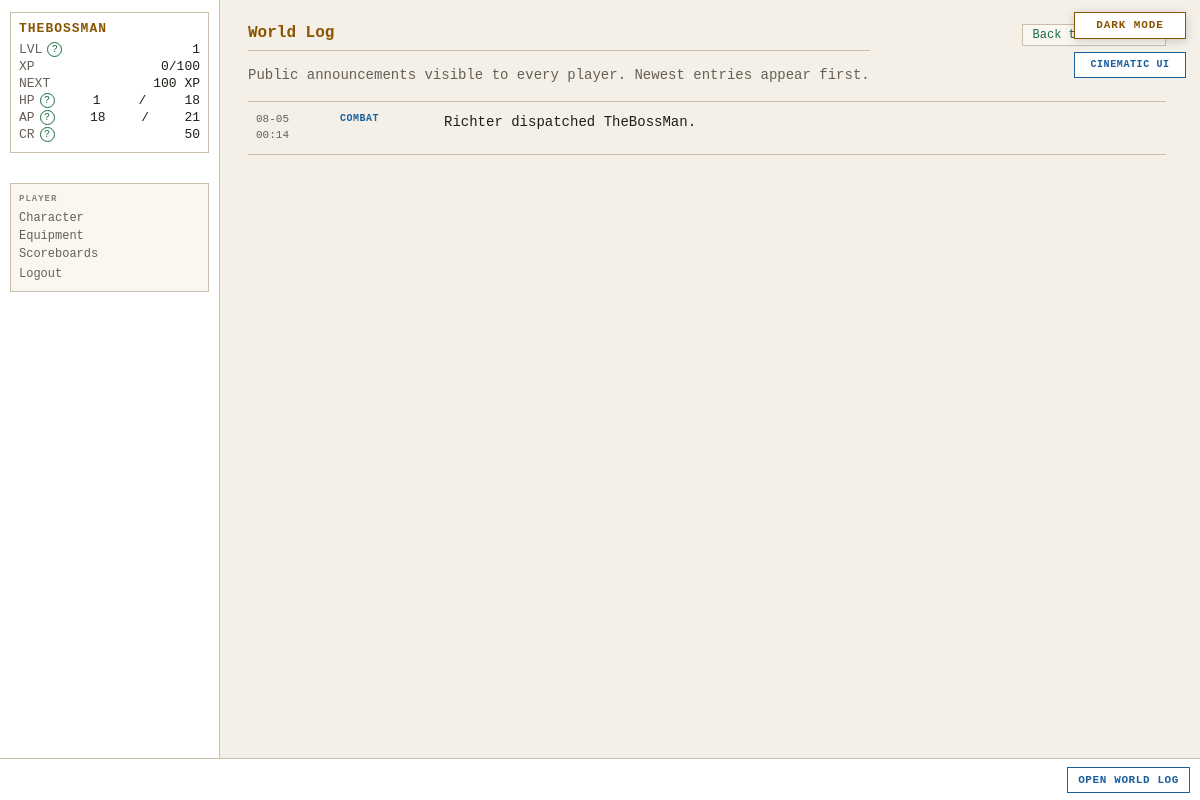
Before: /feed/global (signed in) with the older database file.
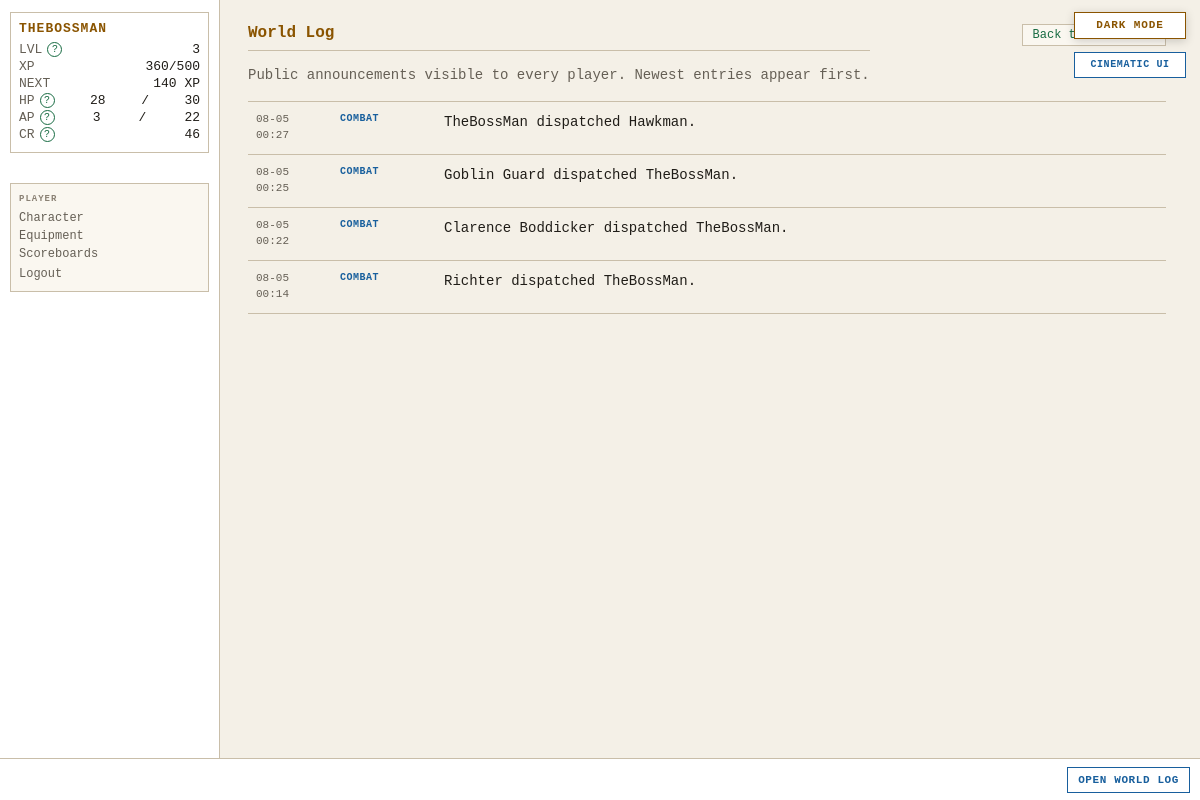
After: the same page with the newer database file.
### tables this page shows
CREATE TABLE players (
    id                  INTEGER PRIMARY KEY AUTOINCREMENT,
    username            TEXT    UNIQUE NOT NULL,
    password_hash       TEXT    NOT NULL,
    email               TEXT    UNIQUE NOT NULL,
    character_name      TEXT    NOT NULL,
    sex                 TEXT    NOT NULL,
    class_id            INTEGER REFERENCES classes(id),
    str_stat            INTEGER NOT NULL DEFAULT 1,
    end_stat            INTEGER NOT NULL DEFAULT 1,
    agi_stat            INTEGER NOT NULL DEFAULT 1,
    lck_stat            INTEGER NOT NULL DEFAULT 1,
    per_stat            INTEGER NOT NULL DEFAULT 1,
    level               INTEGER NOT NULL DEFAULT 1,
    xp                  INTEGER NOT NULL DEFAULT 0,
    current_hp          INTEGER NOT NULL,
    current_ap          INTEGER NOT NULL,
    credits             INTEGER NOT NULL DEFAULT 25,
    equipped_weapon_id  INTEGER REFERENCES inventory_items(id),
    equipped_armor_id   INTEGER REFERENCES inventory_items(id),
    equipped_special_id INTEGER REFERENCES inventory_items(id),
    in_combat           INTEGER NOT NULL DEFAULT 0,
    pending_levelup     INTEGER NOT NULL DEFAULT 0,
    combat_preference   TEXT    NOT NULL DEFAULT "Balanced",
    is_banned           INTEGER NOT NULL DEFAULT 0,
    retired_at          TEXT,
    last_login_at       TEXT,
    created_at          TEXT    NOT NULL DEFAULT (datetime('now'))
);

CREATE TABLE daily_feed (
    id                INTEGER PRIMARY KEY AUTOINCREMENT,
    feed_scope        TEXT    NOT NULL,
    player_id         INTEGER REFERENCES players(id),
    flavor_text       TEXT    NOT NULL,
    event_category    TEXT    NOT NULL,
    combat_session_id INTEGER REFERENCES combat_sessions(id),
    occurred_at       TEXT    NOT NULL DEFAULT (datetime('now'))
);

### routes/feeds.py (the view)
@bp.route("/feed/global")
def global_log():
    rows = execute(
        """SELECT id,flavor_text,event_category,occurred_at,combat_session_id
           FROM daily_feed WHERE feed_scope='GLOBAL'
           ORDER BY datetime(occurred_at) DESC,id DESC LIMIT 500"""
    )
    return render_template("feeds/global_log.html", entries=rows)

### app.py (called while the page is built)
def _context_processor() -> dict:
    settings = get_all_settings()
    player = g.get("player")
    if not player:
        return {"settings": settings}
    return {"player": player, "settings": settings}

def _check_auth():
    if request.endpoint in _AUTH_EXEMPT:
        return None
    if not session.get("player_id"):
        return redirect(url_for("auth.login"))
    return None

def _load_player():
    player_id = session.get("player_id")
    if not player_id:
        return None
    player = get_player(player_id)
    if player is None:
        session.clear()
        return redirect(url_for("auth.login"))
    g.player = player
    return None

def _set_blackout_flag():
    settings = get_all_settings()
    blackout_mins = settings.get("MIDNIGHT_BLACKOUT_MINUTES", cfg.MIDNIGHT_BLACKOUT_MINUTES)
    now = datetime.now(timezone.utc)
    minutes_to_midnight = (24 * 60) - (now.hour * 60 + now.minute)
    g.blackout = (minutes_to_midnight <= blackout_mins)

### database.py (called while the page is built)
def dict_factory(cursor: sqlite3.Cursor, row: tuple) -> dict:
    return {col[0]: val for col, val in zip(cursor.description, row)}

### templates/feeds/global_log.html (shortened to what this page needs)
{% extends "base.html" %}
{% block content %}
<main class="world-log-page">
    <header class="world-log-header">
        <div>
            <h1 class="page-title">World Log</h1>
            <p class="sheet-subtitle">Public announcements visible to every player. Newest entries appear first.</p>
        </div>
        <a class="btn-small" href="{{ url_for('dashboard.index') }}">Back to Dashboard</a>
    </header>
    <section class="world-log-list" aria-label="Global announcement history">
        {% for entry in entries %}
        <article class="world-log-entry">
            <time class="world-log-time" datetime="{{ entry.occurred_at }}">{{ entry.occurred_at[5:10] }}<br>{{ entry.occurred_at[11:16] }}</time>
            <span class="world-log-category">{{ entry.event_category or 'WORLD' }}</span>
            <span class="world-log-text">{{ entry.flavor_text }}</span>
        </article>
        {% else %}
        <p class="active-effects-empty">No world announcements have been recorded yet.</p>
        {% endfor %}
    </section>
</main>
{% endblock %}

### templates/base.html (shortened to what this page needs)
<!DOCTYPE html>
<html lang="en">
<head>
<link rel="stylesheet" href="{{ url_for('static', filename='style.css') }}">
</head>
<body class="{{ 'authenticated' if player else 'auth-page' }} {% block body_class %}{% endblock %}">
{% if settings.get('ALLOW_PLAYER_COLOR_OVERRIDE', true) %}<button id="theme-toggle" type="button" aria-label="Switch color theme" aria-pressed="false">
</button>{% endif %}
{% if settings.get('ALLOW_PLAYER_INTERFACE_OVERRIDE', true) %}
<button id="interface-toggle" type="button" aria-label="Switch interface style" aria-pressed="false">
</button>
{% endif %}
{% if player %}
<div id="left-col">
    <div id="status-block">
        <div class="status-name">{{ player.character_name }}</div>
        <div class="status-line">
            <span class="label">LVL</span>
            <span id="status-level">{{ player.level }}</span>
        </div>
        <div class="status-line">
            <span class="label">XP</span>
            <span><span id="status-xp">{{ player.xp }}</span><span id="status-xp-threshold">{% if player.get('next_level_xp') is not none %}/{{ player.get('next_level_xp') }}{% endif %}</span></span>
        </div>
        <div class="status-line" title="Experience still needed to reach level {{ player.level + 1 }}">
            <span class="label">NEXT</span>
            <span id="status-xp-next">{% if player.get('xp_to_next_level') is none %}MAX{% elif player.get('xp_to_next_level') <= 0 %}LEVEL UP{% else %}{{ player.get('xp_to_next_level') }} XP{% endif %}</span>
        </div>
        <div class="status-line">
            <span class="label">HP</span>
            <span id="status-hp">{{ player.current_hp }}</span>/<span id="status-maxhp">{{ player.max_hp }}</span>
        </div>
        <div class="status-line">
            <span class="label">AP</span>
            <span id="status-ap">{{ player.current_ap }}</span>/<span id="status-maxap">{{ player.max_ap }}</span>
        </div>
        <div class="status-line">
            <span class="label">CR</span>
            <span id="status-credits">{{ player.credits }}</span>
        </div>
    </div>
    <nav id="left-nav">
        <span class="nav-heading">PLAYER</span>
        <a href="{{ url_for('character.index') }}">Character</a>
        <a href="{{ url_for('character.equipment') }}">Equipment</a>
        <a href="{{ url_for('scoreboards.index') }}">Scoreboards</a>
        <form action="{{ url_for('auth.logout') }}" method="POST" style="margin:0">
            <button type="submit" class="nav-link-btn">Logout</button>
        </form>
    </nav>
</div>
{% endif %}
<div id="main">
    {% block content %}{% endblock %}
</div>
{% if player %}
<div id="ticker-wrap">
    <a id="ticker-log-link" href="{{ url_for('feeds.global_log') }}" title="Open the complete World Log">OPEN WORLD LOG</a>
    <div id="ticker">
    </div>
</div>
{% endif %}
</body>
</html>

Changed rows visible on the page:
changed players "THEBOSSMAN": level "1" → "3"; xp "0" → "360"; current_hp "1" → "28"; current_ap "18" → "3"; credits "50" → "46"
added daily_feed: occurred_at "08-05", occurred_at "00:27", event_category "COMBAT", flavor_text "TheBossMan dispatched Hawkman."
added daily_feed: occurred_at "08-05", occurred_at "00:25", event_category "COMBAT", flavor_text "Goblin Guard dispatched TheBossMan."
added daily_feed: occurred_at "08-05", occurred_at "00:22", event_category "COMBAT", flavor_text "Clarence Boddicker dispatched TheBossMan."
Other visible differences:
{{ player.get('next_level_xp') }}: "100" → "500"
{{ player.get('xp_to_next_level') }}: "100" → "140"
{{ player.max_hp }}: "18" → "30"
{{ player.max_ap }}: "21" → "22"
